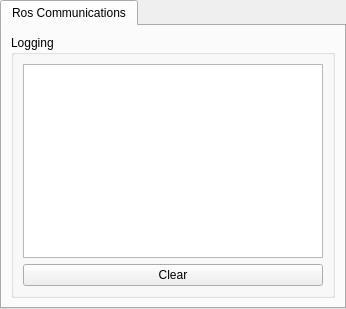
     <widget class="QTabWidget" name="tab_manager">
      <property name="minimumSize">
       <size>
        <width>100</width>
        <height>100</height>
       </size>
      </property>
      <property name="locale">
       <locale language="English" country="Australia"/>
      </property>
      <property name="currentIndex">
       <number>0</number>
      </property>
      <widget class="QWidget" name="tab_status">
       <attribute name="title">
        <string>Ros Communications</string>
       </attribute>
       <layout class="QVBoxLayout" name="verticalLayout_2">
        <item>
         <widget class="QGroupBox" name="groupBox_log">
          <property name="sizePolicy">
           <sizepolicy hsizetype="MinimumExpanding" vsizetype="Preferred">
            <horstretch>0</horstretch>
            <verstretch>0</verstretch>
           </sizepolicy>
          </property>
          <property name="title">
           <string>Logging</string>
          </property>
          <layout class="QGridLayout" name="gridLayout_3">
           <item row="1" column="0">
            <widget class="QPushButton" name="button_clear_log">
             <property name="minimumSize">
              <size>
               <width>300</width>
               <height>0</height>
              </size>
             </property>
             <property name="text">
              <string>Clear</string>
             </property>
            </widget>
           </item>
           <item row="0" column="0">
            <widget class="QListView" name="view_logging"/>
           </item>
          </layout>
         </widget>
        </item>
       </layout>
      </widget>
     </widget>
